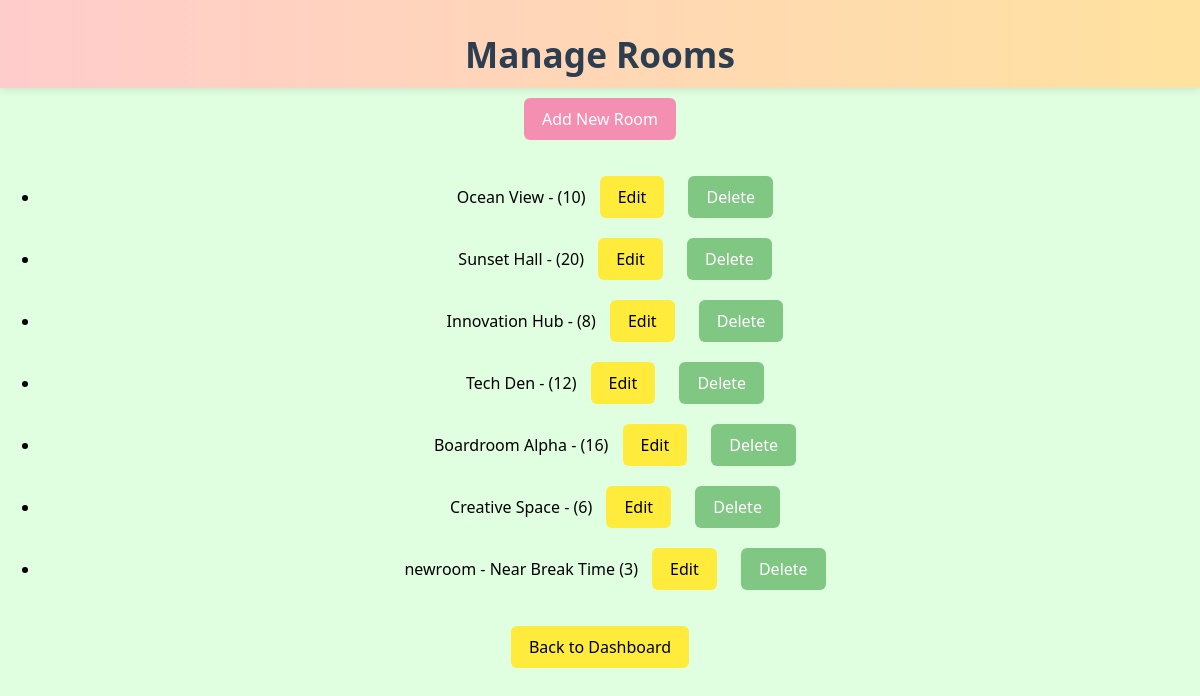
The app's page /adminpanel/rooms/ (signed in) with its own data.
### reservations/models.py (models this page shows, shortened)
class Room(models.Model):
    name = models.CharField(max_length=100)
    capacity = models.IntegerField()
    location = models.CharField(max_length=100)
    is_available = models.BooleanField(default=True)

### reservations/views.py (the view)
# urls.py: path('adminpanel/rooms/', views.manage_rooms, name='manage_rooms'),
@admin_required
def manage_rooms(request):
    rooms = Room.objects.all()
    return render(request, 'reservations/rooms.html', {'rooms': rooms})

### reservations/views.py (called while the page is built)
def admin_required(view_func):
    return user_passes_test(lambda u: u.is_staff and u.is_superuser)(view_func)

### reservations/templates/reservations/rooms.html (shortened to what this page needs)
{% load static %}
<!DOCTYPE html>
<html>
<head>
    <link rel="stylesheet" href="{% static 'css/style.css' %}">
</head>
<body>
    <header>
        <h1>Manage Rooms</h1>
    </header>
    <a class="btn btn-pink" href="{% url 'add_room' %}">Add New Room</a>
    <ul>
        {% for room in rooms %}
            <li>
                {{ room.name }} - {{ room.location }} ({{ room.capacity }})
                <a class="btn btn-yellow" href="{% url 'edit_room' room.id %}">Edit</a>
                <a class="btn btn-green" href="{% url 'delete_room' room.id %}">Delete</a>
            </li>
        {% endfor %}
    </ul>
    <a class="btn btn-yellow" href="{% url 'admin_dashboard' %}">Back to Dashboard</a>
</body>
</html>

### reservations/static/css/style.css (style rules this page uses)
body { font-family: 'Segoe UI', sans-serif; background-color: #e0ffe0; margin: 0; padding: 0; text-align: center; }
header { background: linear-gradient(to right, #ffcccc, #ffe29f); padding: 30px 0 10px 0; color: #2c3e50; box-shadow: 0 2px 8px rgba(0, 0, 0, 0.1); }
header h1 { margin: 0; font-size: 2.2em; font-weight: bold; }
.btn { display: inline-block; margin: 10px; padding: 10px 18px; border: none; border-radius: 6px; font-size: 16px; cursor: pointer; font-weight: 500; text-decoration: none; }
.btn-pink { background-color: #f48fb1; color: white; }
.btn-yellow { background-color: #ffeb3b; color: #000; }
.btn-green { background-color: #81c784; color: white; }

### records on screen
Room: name "Ocean View", capacity "10"
Room: name "Sunset Hall", capacity "20"
Room: name "Innovation Hub", capacity "8"
Room: name "Tech Den", capacity "12"
Room: name "Boardroom Alpha", capacity "16"
Room: name "Creative Space", capacity "6"
Room: name "newroom", location "Near Break Time", capacity "3"
